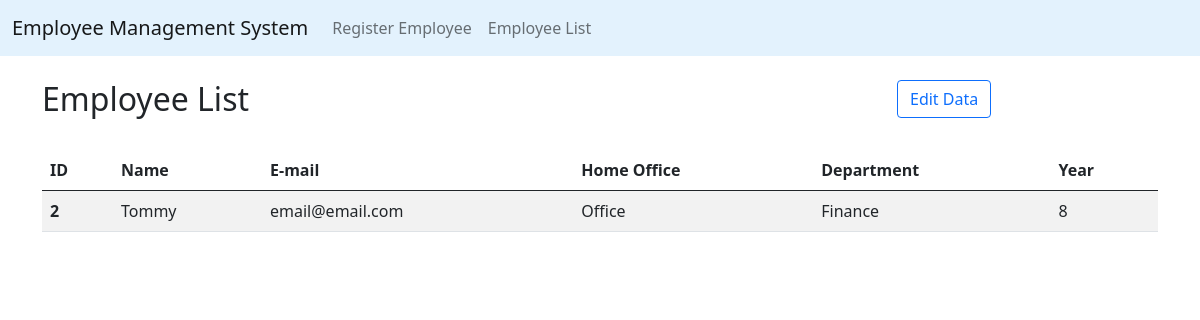
/employees/2, run on the app's committed database.
### app.py (models this page shows, shortened)
class Employee(db.Model):
    id = db.Column(db.Integer, primary_key=True)
    name = db.Column(db.String(100), nullable=False)
    mail = db.Column(db.String(100), nullable=False)
    is_remote = db.Column(db.Boolean)
    department = db.Column(db.String(100))
    year = db.Column(db.Integer, default=0)
    created_at = db.Column(db.DateTime, nullable=False, default=datetime.utcnow)
    updated_at = db.Column(db.DateTime, nullable=False, default=datetime.utcnow, onupdate=datetime.utcnow)

### app.py (the view)
@app.route("/employees/<int:id>")
def employee_detail(id):
    employee = Employee.query.get_or_404(id)
    return render_template("employee_detail.html", employee=employee)

### templates/employee_detail.html
{% extends "base.html" %}
{% block body %}
<div class="container mt-4">
    <div class="row mb-4">
        <div class="col-9">
            <h2>Employee List</h2>
        </div>
        <div class="col-3">
            <a class="btn btn-outline-primary" href="{{ url_for('employee_edit', id=employee.id) }}" role="button">Edit Data</a>
        </div>
    </div>
    <table class="table table-striped">
        <thead>
            <tr>
                <th scope="col">ID</th>
                <th scope="col">Name</th>
                <th scope="col">E-mail</th>
                <th scope="col">Home Office</th>
                <th scope="col">Department</th>
                <th scope="col">Year</th>
            </tr>
        </thead>
        <tr>
            <th scope="row">{{ employee.id }}</th>
            <td>{{ employee.name }}</td>
            <td>{{ employee.mail }}</td>
            {% if employee.is_remote %}
                <td>Home Office</td>
            {% else %}
                <td>Office</td>
            {% endif %}
            <td>{{ employee.department}}</td>
            <td>{{ employee.year}}</td>
        </tr>
    </table>
</div>
{% endblock %}

### data on the page
Employee: id "2", name "Tommy", mail "email@email.com", department "Finance", year "8"
